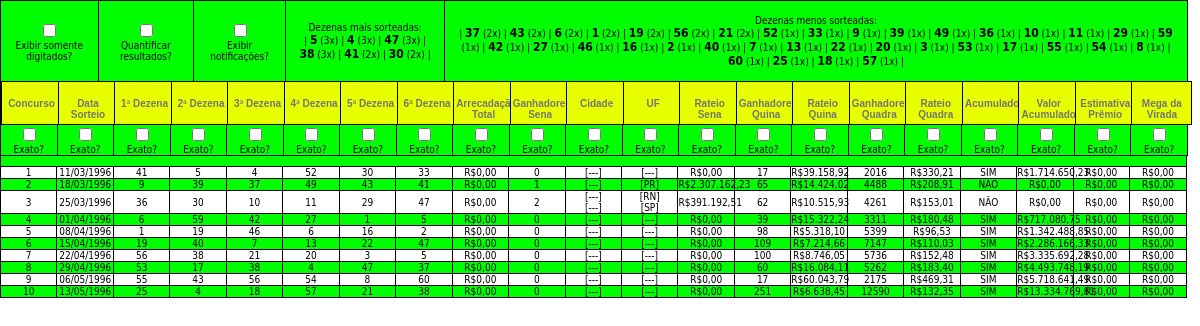
The page /2017-08-02-jogar.php on the database its author committed.
### tables this page shows
CREATE TABLE `concursos` (
  `id` int(11) NOT NULL AUTO_INCREMENT,
  `data_sorteio` date DEFAULT NULL,
  `dezena1` int(11) DEFAULT NULL,
  `dezena2` int(11) DEFAULT NULL,
  `dezena3` int(11) DEFAULT NULL,
  `dezena4` int(11) DEFAULT NULL,
  `dezena5` int(11) DEFAULT NULL,
  `dezena6` int(11) DEFAULT NULL,
  `arrecadacao_total` double DEFAULT NULL,
  `ganhadores_sena` double DEFAULT NULL,
  `rateio_sena` double DEFAULT NULL,
  `ganhadores_quina` double DEFAULT NULL,
  `rateio_quina` double DEFAULT NULL,
  `ganhadores_quadra` double DEFAULT NULL,
  `rateio_quadra` double DEFAULT NULL,
  `acumulado` varchar(3) DEFAULT NULL,
  `valor_acumulado` double DEFAULT NULL,
  `estimativa_premio` double DEFAULT NULL,
  `acumulado_megadavirada` double DEFAULT NULL,
  `obs` longtext,
  PRIMARY KEY (`id`),
  UNIQUE KEY `idresultados_UNIQUE` (`id`)
);

CREATE TABLE `cidades_ufs` (
  `id` int(11) NOT NULL AUTO_INCREMENT,
  `id_concurso` int(11) DEFAULT NULL,
  `cidade` varchar(255) DEFAULT NULL,
  `uf` varchar(2) DEFAULT NULL,
  `obs` longtext,
  PRIMARY KEY (`id`),
  UNIQUE KEY `iduf_UNIQUE` (`id`)
);

### 2017-08-02-jogar.php (the view, shortened to what this page needs)
<?php
$host = 'localhost';
$db = 'megasena';
$usuario = 'root';
$senha = 'pullin00';
$tbl_concursos = 'concursos';
$tbl_cidades_ufs = 'cidades_ufs';
$conexao = mysqli_connect($host,$usuario,$senha,$db);
mysqli_set_charset($conexao,"latin1");
?>
<!doctype html>
<html>
<head>
</head>
<body>
<form action="jogar.php" method="post" id="frm_jogar" name="frm_jogar">
<table width="100%" id="tbl_concursos">
	<tr id="campos">
		<td id="col_concurso">
			<input type="text" maxlength="4" name="concurso" id="concurso" placeholder="Concurso" onKeyUp="verificar(this)"/>
		</td>
		<td id="col_data_sorteio">
			<input type="text" maxlength="10" name="data_sorteio" id="data_sorteio" placeholder="Data Sorteio" onKeyUp="verificar(this)"/>
		</td>
		<td id="col_dezena1">
			<input type="text" maxlength="2" name="dezena1" id="dezena1" placeholder="1ª Dezena" onKeyUp="return verificar(this)"/>
		</td>
		<td id="col_dezena2">
			<input type="text" maxlength="2" name="dezena2" id="dezena2" placeholder="2ª Dezena" onKeyUp="return verificar(this)"/>
		</td>
		<td id="col_dezena3">
			<input type="text" maxlength="2" name="dezena3" id="dezena3" placeholder="3ª Dezena" onKeyUp="return verificar(this)"/>
		</td>
		<td id="col_dezena4">
			<input type="text" maxlength="2" name="dezena4" id="dezena4" placeholder="4ª Dezena" onKeyUp="return verificar(this)"/>
		</td>
		<td id="col_dezena5">
			<input type="text" maxlength="2" name="dezena5" id="dezena5" placeholder="5ª Dezena" onKeyUp="return verificar(this)"/>
		</td>
		<td id="col_dezena6">
			<input type="text" maxlength="2" name="dezena6" id="dezena6" placeholder="6ª Dezena" onKeyUp="return verificar(this)"/>
		</td>
		<td id="col_arrecadacao_total">
			<input type="text" maxlength="15" name="arrecadacao_total" id="arrecadacao_total" placeholder="Arrecadação Total" onKeyUp="verificar(this)"/>
		</td>
		<td id="col_ganhadores_sena">
			<input type="text" maxlength="4" name="ganhadores_sena" id="ganhadores_sena" placeholder="Ganhadores Sena" onKeyUp="verificar(this)"/>
		</td>
		<td id="col_cidade">
			<input type="text" maxlength="255" name="cidade" id="cidade" placeholder="Cidade" onKeyUp="verificar(this)"/>
		</td>
		<td id="col_uf">
			<input type="text" maxlength="2" name="uf" id="uf" placeholder="UF" onKeyUp="verificar(this)"/>
		</td>
		<td id="col_rateio_sena">
			<input type="text" maxlength="15" name="rateio_sena" id="rateio_sena" placeholder="Rateio Sena" onKeyUp="verificar(this)"/>
		</td>
		<td id="col_ganhadores_quina">
			<input type="text" maxlength="4" name="ganhadores_quina" id="ganhadores_quina" placeholder="Ganhadores Quina" onKeyUp="verificar(this)"/>
		</td>
		<td id="col_rateio_quina">
			<input type="text" maxlength="15" name="rateio_quina" id="rateio_quina" placeholder="Rateio Quina" onKeyUp="verificar(this)"/>
		</td>
		<td id="col_ganhadores_quadra">
			<input type="text" maxlength="4" name="ganhadores_quadra" id="ganhadores_quadra" placeholder="Ganhadores Quadra" onKeyUp="verificar(this)"/>
		</td>
		<td id="col_rateio_quadra">
			<input type="text" maxlength="15" name="rateio_quadra" id="rateio_quadra" placeholder="Rateio Quadra" onKeyUp="verificar(this)"/>
		</td>
		<td id="col_acumulado">
			<input type="text" maxlength="3" name="acumulado" id="acumulado" placeholder="Acumulado" onKeyUp="verificar(this)"/>
		</td>
		<td id="col_valor_acumulado">
			<input type="text" maxlength="15" name="valor_acumulado" id="valor_acumulado" placeholder="Valor Acumulado" onKeyUp="verificar(this)"/>
		</td>
		<td id="col_estimativa_premio">
			<input type="text" maxlength="15" name="estimativa_premio" id="estimativa_premio" placeholder="Estimativa Prêmio" onKeyUp="verificar(this)"/>
		</td>
		<td id="col_acumulado_megadavirada">
			<input type="text" maxlength="15" name="acumulado_megadavirada" id="acumulado_megadavirada" placeholder="Mega da Virada" onKeyUp="verificar(this)"/>
		</td>
	</tr>
	<tr id="buscas">
		<td id="col_busca_concurso">
			<input type="checkbox" name="busca_concurso" id="busca_concurso" onChange="verificar(this)"/><br/>
			<label for="busca_concurso">Exato?</label>
		</td>
		<td id="col_busca_data_sorteio">
			<input type="checkbox" name="busca_data_sorteio" id="busca_data_sorteio" onChange="verificar(this)"/><br/>
			<label for="busca_data_sorteio">Exato?</label>
		</td>
		<td id="col_busca_dezena1">
			<input type="checkbox" name="busca_dezena1" id="busca_dezena1" onChange="verificar(this)"/><br/>
			<label for="busca_dezena1">Exato?</label>
		</td>
		<td id="col_busca_dezena2">
			<input type="checkbox" name="busca_dezena2" id="busca_dezena2" onChange="verificar(this)"/><br/>
			<label for="busca_dezena2">Exato?</label>
		</td>
		<td id="col_busca_dezena3">
			<input type="checkbox" name="busca_dezena3" id="busca_dezena3" onChange="verificar(this)"/><br/>
			<label for="busca_dezena3">Exato?</label>
		</td>
		<td id="col_busca_dezena4">
			<input type="checkbox" name="busca_dezena4" id="busca_dezena4" onChange="verificar(this)"/><br/>
			<label for="busca_dezena4">Exato?</label>
		</td>
		<td id="col_busca_dezena5">
			<input type="checkbox" name="busca_dezena5" id="busca_dezena5" onChange="verificar(this)"/><br/>
			<label for="busca_dezena5">Exato?</label>
		</td>
		<td id="col_busca_dezena6">
			<input type="checkbox" name="busca_dezena6" id="busca_dezena6" onChange="verificar(this)"/><br/>
			<label for="busca_dezena6">Exato?</label>
		</td>
		<td id="col_busca_arrecadacao_total">
			<input type="checkbox" name="busca_arrecadacao_total" id="busca_arrecadacao_total" onChange="verificar(this)"/><br/>
			<label for="busca_arrecadacao_total">Exato?</label>
		</td>
		<td id="col_busca_ganhadores_sena">
			<input type="checkbox" name="busca_ganhadores_sena" id="busca_ganhadores_sena" onChange="verificar(this)"/><br/>
			<label for="busca_ganhadores_sena">Exato?</label>
		</td>
		<td id="col_busca_cidade">
			<input type="checkbox" name="busca_cidade" id="busca_cidade" onChange="verificar(this)"/><br/>
			<label for="busca_cidade">Exato?</label>
		</td>
		<td id="col_busca_uf">
			<input type="checkbox" name="busca_uf" id="busca_uf" onChange="verificar(this)"/><br/>
			<label for="busca_uf">Exato?</label>
		</td>
		<td id="col_busca_rateio_sena">
			<input type="checkbox" name="busca_rateio_sena" id="busca_rateio_sena" onChange="verificar(this)"/><br/>
			<label for="busca_rateio_sena">Exato?</label>
		</td>
		<td id="col_busca_ganhadores_quina">
			<input type="checkbox" name="busca_ganhadores_quina" id="busca_ganhadores_quina" onChange="verificar(this)"/><br/>
			<label for="busca_ganhadores_quina">Exato?</label>
		</td>
		<td id="col_busca_rateio_quina">
			<input type="checkbox" name="busca_rateio_quina" id="busca_rateio_quina" onChange="verificar(this)"/><br/>
			<label for="busca_rateio_quina">Exato?</label>
		</td>
		<td id="col_busca_ganhadores_quadra">
			<input type="checkbox" name="busca_ganhadores_quadra" id="busca_ganhadores_quadra" onChange="verificar(this)"/><br/>
			<label for="busca_ganhadores_quadra">Exato?</label>
		</td>
		<td id="col_busca_rateio_quadra">
			<input type="checkbox" name="busca_rateio_quadra" id="busca_rateio_quadra" onChange="verificar(this)"/><br/>
			<label for="busca_rateio_quadra">Exato?</label>
		</td>
		<td id="col_busca_acumulado">
			<input type="checkbox" name="busca_acumulado" id="busca_acumulado" onChange="verificar(this)"/><br/>
			<label for="busca_acumulado">Exato?</label>
		</td>
		<td id="col_busca_valor_acumulado">
			<input type="checkbox" name="busca_valor_acumulado" id="busca_valor_acumulado" onChange="verificar(this)"/><br/>
			<label for="busca_valor_acumulado">Exato?</label>
		</td>
		<td id="col_busca_estimativa_premio">
			<input type="checkbox" name="busca_estimativa_premio" id="busca_estimativa_premio" onChange="verificar(this)"/><br/>
			<label for="busca_estimativa_premio">Exato?</label>
		</td>
		<td id="col_busca_acumulado_megadavirada">
			<input type="checkbox" name="busca_acumulado_megadavirada" id="busca_acumulado_megadavirada" onChange="verificar(this)"/><br/>
			<label for="busca_acumulado_megadavirada">Exato?</label>
		</td>
	</tr>
	<tr id="exibicao">
		<td id="col_exibicao">
			<input type="checkbox" name="exibir" id="exibir" onChange="verificar(this)"/><br/>
			<label for="exibir">Exibir somente digitados?</label>
		</td>
		<td id="col_quantificar_resultados">
			<input type="checkbox" name="quantificar_resultados" id="quantificar_resultados" onChange="verificar(this)"/><br/>
			<label for="quantificar_resultados">Quantificar resultados?</label>
		</td>
		<td id="col_notificacoes">
			<input type="checkbox" name="notificacoes" id="notificacoes" onChange="verificar(this)"/><br/>
			<label for="notificacoes">Exibir notificações?</label>
		</td>
		<td id="mais_sorteados"></td>
		<td id="mais_sorteados2"></td>
	</tr>
<?php
$txt_sql_concursos = "SELECT * FROM `$db`.`$tbl_concursos` ORDER BY `id` ASC LIMIT 10;";
$sql_concursos = mysqli_query($conexao,$txt_sql_concursos);
$classe = "cor1";
while ($concurso = mysqli_fetch_array($sql_concursos)) {
	$id_concurso = $concurso['id'];
	$data_sorteio = $concurso['data_sorteio'];
	$data_matriz = explode('-',$data_sorteio);
	$dezena1 = $concurso['dezena1'];
	$dezena2 = $concurso['dezena2'];
	$dezena3 = $concurso['dezena3'];
	$dezena4 = $concurso['dezena4'];
	$dezena5 = $concurso['dezena5'];
	$dezena6 = $concurso['dezena6'];
	$achou = "n";
	$dez1_tmp = 0;
	while ($achou == "n") {
		$dez1_tmp++;
		if (rand(1,60) == $dezena1) {
			$achou = "s";
		}
	}
	$achou = "n";
	$dez2_tmp = 0;
	while ($achou == "n") {
		$dez2_tmp++;
		if (rand(1,60) == $dezena2) {
			$achou = "s";
		}
	}
	$achou = "n";
	$dez3_tmp = 0;
	while ($achou == "n") {
		$dez3_tmp++;
		if (rand(1,60) == $dezena3) {
			$achou = "s";
		}
	}
	$achou = "n";
	$dez4_tmp = 0;
	while ($achou == "n") {
		$dez4_tmp++;
		if (rand(1,60) == $dezena4) {
			$achou = "s";
		}
	}
	$achou = "n";
	$dez5_tmp = 0;
	while ($achou == "n") {
		$dez5_tmp++;
		if (rand(1,60) == $dezena5) {
			$achou = "s";
		}
	}
	$achou = "n";
	$dez6_tmp = 0;
	while ($achou == "n") {
		$dez6_tmp++;
		if (rand(1,60) == $dezena6) {
			$achou = "s";
		}
	}
	$arrecadacao_total = 0;
	$ganhadores_sena = 0;
	if ($concurso['ganhadores_sena'] != "") {
		$ganhadores_sena = $concurso['ganhadores_sena'];
	}
	$rateio_sena = 0;
	if ($concurso['rateio_sena'] != "") {
		$rateio_sena = $concurso['rateio_sena'];
	}
	$ganhadores_quina = 0;
	if ($concurso['ganhadores_quina'] != "") {
		$ganhadores_quina = $concurso['ganhadores_quina'];
	}
	$rateio_quina = 0;
	if ($concurso['rateio_quina'] != "") {
		$rateio_quina = $concurso['rateio_quina'];
	}
	$ganhadores_quadra = 0;
	if ($concurso['ganhadores_quadra'] != "") {
		$ganhadores_quadra = $concurso['ganhadores_quadra'];
	}
	$rateio_quadra = 0;
	if ($concurso['rateio_quadra'] != "") {
		$rateio_quadra = $concurso['rateio_quadra'];
	}
	$acumulado = "---";
	if ($concurso['acumulado'] != "") {
		$acumulado = $concurso['acumulado'];
	}
	$valor_acumulado = 0;
	if ($concurso['valor_acumulado'] != "") {
		$valor_acumulado = $concurso['valor_acumulado'];
	}
	$estimativa_premio = 0;
	$acumulado_megadavirada = 0;
?>
	<tr class="<?php echo $classe; ?>" id="linha_<?php echo $id_concurso; ?>">
		<td id="concurso_<?php echo $id_concurso; ?>"><?php echo $id_concurso; ?></td>
		<td id="data_sorteio_<?php echo $id_concurso; ?>"><?php echo $data_matriz[2] . "/" . $data_matriz[1] . "/" . $data_matriz[0]; ?></td>
		<td id="dezena1_<?php echo $id_concurso; ?>" title="<?php echo $dez1_tmp; ?>"><?php echo $dezena1; ?></td>
		<td id="dezena2_<?php echo $id_concurso; ?>" title="<?php echo $dez2_tmp; ?>"><?php echo $dezena2; ?></td>
		<td id="dezena3_<?php echo $id_concurso; ?>" title="<?php echo $dez3_tmp; ?>"><?php echo $dezena3; ?></td>
		<td id="dezena4_<?php echo $id_concurso; ?>" title="<?php echo $dez4_tmp; ?>"><?php echo $dezena4; ?></td>
		<td id="dezena5_<?php echo $id_concurso; ?>" title="<?php echo $dez5_tmp; ?>"><?php echo $dezena5; ?></td>
		<td id="dezena6_<?php echo $id_concurso; ?>" title="<?php echo $dez6_tmp; ?>"><?php echo $dezena6; ?></td>
		<td id="arrecadacao_total_<?php echo $id_concurso; ?>">R$<?php echo number_format($arrecadacao_total,2,",","."); ?></td>
		<td id="ganhadores_sena_<?php echo $id_concurso; ?>"><?php echo $ganhadores_sena; ?></td>
<?php
	$txt_sql_cidades_ufs = "SELECT * FROM `$db`.`$tbl_cidades_ufs` WHERE `id_concurso`=$id_concurso ORDER BY `UF` ASC;";
	$sql_cidades_ufs = mysqli_query($conexao,$txt_sql_cidades_ufs);
	$cidades = "";
	$ufs = "";
	while ($cidades_ufs = mysqli_fetch_array($sql_cidades_ufs)) {
		$cidade_atual = $cidades_ufs['cidade'];
		if ($cidade_atual != "") {
			$cidades .= "[$cidade_atual]<br/>";
		} else {
			$cidades .= "[---]<br/>";
		}
		$uf_atual = $cidades_ufs['uf'];
		if ($uf_atual != "") {
			$ufs .= "[$uf_atual]<br/>";
		} else {
			$ufs .= "[---]<br/>";
		}
	}
?>
		<td id="cidade_<?php echo $id_concurso; ?>"><?php echo $cidades; ?></td>
		<td id="uf_<?php echo $id_concurso; ?>"><?php echo $ufs; ?></td>
		<td id="rateio_sena_<?php echo $id_concurso; ?>">R$<?php echo number_format($rateio_sena,2,",","."); ?></td>
		<td id="ganhadores_quina_<?php echo $id_concurso; ?>"><?php echo $ganhadores_quina; ?></td>
		<td id="rateio_quina_<?php echo $id_concurso; ?>">R$<?php echo number_format($rateio_quina,2,",","."); ?></td>
		<td id="ganhadores_quadra_<?php echo $id_concurso; ?>"><?php echo $ganhadores_quadra; ?></td>
		<td id="rateio_quadra_<?php echo $id_concurso; ?>">R$<?php echo number_format($rateio_quadra,2,",","."); ?></td>
		<td id="acumulado_<?php echo $id_concurso; ?>"><?php echo $acumulado; ?></td>
		<td id="valor_acumulado_<?php echo $id_concurso; ?>">R$<?php echo number_format($valor_acumulado,2,",","."); ?></td>
		<td id="estimativa_premio_<?php echo $id_concurso; ?>">R$<?php echo number_format($estimativa_premio,2,",","."); ?></td>
		<td id="acumulado_megadavirada_<?php echo $id_concurso; ?>">R$<?php echo number_format($acumulado_megadavirada,2,",","."); ?></td>
	</tr>
<?php
	if ($classe == "cor1") {
		$classe = "cor2";
	} else {
		$classe = "cor1";
	}
}
?>
</table><br/>
</form>
</body>
</html>

### 2017-08-02-jogar.php (style rules this page uses)
body { margin: 0px; padding: 0px; }
table { table-layout: fixed; width: 98.9%; padding: 0px; margin: 0px; border-spacing: 0px; border-collapse: collapse; background-color: #000000; }
#campos, #exibicao, #buscas { background-color: #00ff00; position: fixed; width: 99%; padding: 0px; margin: 0px; left: 0px; }
#exibicao { top: 0px; }
#campos { top: 80px; }
#buscas { top: 124px; }
#exibicao td { align-content: center; height: 80px; padding-left: 10px; padding-right: 10px; }
#buscas td { padding-left: 10px; padding-right: 10px; width: 0.47%; }
td { text-align: center; vertical-align: middle; font-family: Gill Sans, Gill Sans MT, Myriad Pro, DejaVu Sans Condensed, Helvetica, Arial," sans-serif"; font-size: 10px; border: 1px solid #000; padding: 0px; margin: 0px; }
input[type="text"] { text-align: center; background-color: #E8FF00; font-size: 10px; font-weight: bold; color: #FF0000; border: 1px solid #000000; width: 99%; height: 40px; }
input::placeholder { white-space: normal; }
.cor1 { background-color: #ffffff; color: #000000; visibility: visible; }
.cor2 { background-color: #00ff00; color: #000000; visibility: visible; }

### rows shown on the page
concursos: id "1", data_sorteio "11", data_sorteio "03", data_sorteio "1996", dezena1 "41", dezena2 "5", dezena3 "4", dezena4 "52", dezena5 "30", dezena6 "33", arrecadacao_total "0,00", ganhadores_sena "0", rateio_sena "0,00", ganhadores_quina "17", rateio_quina "39.158,92", ganhadores_quadra "2016", rateio_quadra "330,21", acumulado "SIM", valor_acumulado "1.714.650,23", estimativa_premio "0,00", acumulado_megadavirada "0,00"
concursos: id "2", data_sorteio "18", data_sorteio "03", data_sorteio "1996", dezena1 "9", dezena2 "39", dezena3 "37", dezena4 "49", dezena5 "43", dezena6 "41", arrecadacao_total "0,00", ganhadores_sena "1", cidades_ufs.uf "PR", rateio_sena "2.307.162,23", ganhadores_quina "65", rateio_quina "14.424,02", ganhadores_quadra "4488", rateio_quadra "208,91", acumulado "NÃO", valor_acumulado "0,00", estimativa_premio "0,00", acumulado_megadavirada "0,00"
concursos: id "3", data_sorteio "25", data_sorteio "03", data_sorteio "1996", dezena1 "36", dezena2 "30", dezena3 "10", dezena4 "11", dezena5 "29", dezena6 "47", arrecadacao_total "0,00", ganhadores_sena "2", cidades_ufs.uf "RN SP", rateio_sena "391.192,51", ganhadores_quina "62", rateio_quina "10.515,93", ganhadores_quadra "4261", rateio_quadra "153,01", acumulado "NÃO", valor_acumulado "0,00", estimativa_premio "0,00", acumulado_megadavirada "0,00"
concursos: id "4", data_sorteio "01", data_sorteio "04", data_sorteio "1996", dezena1 "6", dezena2 "59", dezena3 "42", dezena4 "27", dezena5 "1", dezena6 "5", arrecadacao_total "0,00", ganhadores_sena "0", rateio_sena "0,00", ganhadores_quina "39", rateio_quina "15.322,24", ganhadores_quadra "3311", rateio_quadra "180,48", acumulado "SIM", valor_acumulado "717.080,75", estimativa_premio "0,00", acumulado_megadavirada "0,00"
concursos: id "5", data_sorteio "08", data_sorteio "04", data_sorteio "1996", dezena1 "1", dezena2 "19", dezena3 "46", dezena4 "6", dezena5 "16", dezena6 "2", arrecadacao_total "0,00", ganhadores_sena "0", rateio_sena "0,00", ganhadores_quina "98", rateio_quina "5.318,10", ganhadores_quadra "5399", rateio_quadra "96,53", acumulado "SIM", valor_acumulado "1.342.488,85", estimativa_premio "0,00", acumulado_megadavirada "0,00"
concursos: id "6", data_sorteio "15", data_sorteio "04", data_sorteio "1996", dezena1 "19", dezena2 "40", dezena3 "7", dezena4 "13", dezena5 "22", dezena6 "47", arrecadacao_total "0,00", ganhadores_sena "0", rateio_sena "0,00", ganhadores_quina "109", rateio_quina "7.214,66", ganhadores_quadra "7147", rateio_quadra "110,03", acumulado "SIM", valor_acumulado "2.286.166,33", estimativa_premio "0,00", acumulado_megadavirada "0,00"
concursos: id "7", data_sorteio "22", data_sorteio "04", data_sorteio "1996", dezena1 "56", dezena2 "38", dezena3 "21", dezena4 "20", dezena5 "3", dezena6 "5", arrecadacao_total "0,00", ganhadores_sena "0", rateio_sena "0,00", ganhadores_quina "100", rateio_quina "8.746,05", ganhadores_quadra "5736", rateio_quadra "152,48", acumulado "SIM", valor_acumulado "3.335.692,28", estimativa_premio "0,00", acumulado_megadavirada "0,00"
concursos: id "8", data_sorteio "29", data_sorteio "04", data_sorteio "1996", dezena1 "53", dezena2 "17", dezena3 "38", dezena4 "4", dezena5 "47", dezena6 "37", arrecadacao_total "0,00", ganhadores_sena "0", rateio_sena "0,00", ganhadores_quina "60", rateio_quina "16.084,11", ganhadores_quadra "5262", rateio_quadra "183,40", acumulado "SIM", valor_acumulado "4.493.748,19", estimativa_premio "0,00", acumulado_megadavirada "0,00"
concursos: id "9", data_sorteio "06", data_sorteio "05", data_sorteio "1996", dezena1 "55", dezena2 "43", dezena3 "56", dezena4 "54", dezena5 "8", dezena6 "60", arrecadacao_total "0,00", ganhadores_sena "0", rateio_sena "0,00", ganhadores_quina "17", rateio_quina "60.043,79", ganhadores_quadra "2175", rateio_quadra "469,31", acumulado "SIM", valor_acumulado "5.718.641,49", estimativa_premio "0,00", acumulado_megadavirada "0,00"
concursos: id "10", data_sorteio "13", data_sorteio "05", data_sorteio "1996", dezena1 "25", dezena2 "4", dezena3 "18", dezena4 "57", dezena5 "21", dezena6 "38", arrecadacao_total "0,00", ganhadores_sena "0", rateio_sena "0,00", ganhadores_quina "251", rateio_quina "6.638,45", ganhadores_quadra "12590", rateio_quadra "132,35", acumulado "SIM", valor_acumulado "13.334.769,81", estimativa_premio "0,00", acumulado_megadavirada "0,00"
